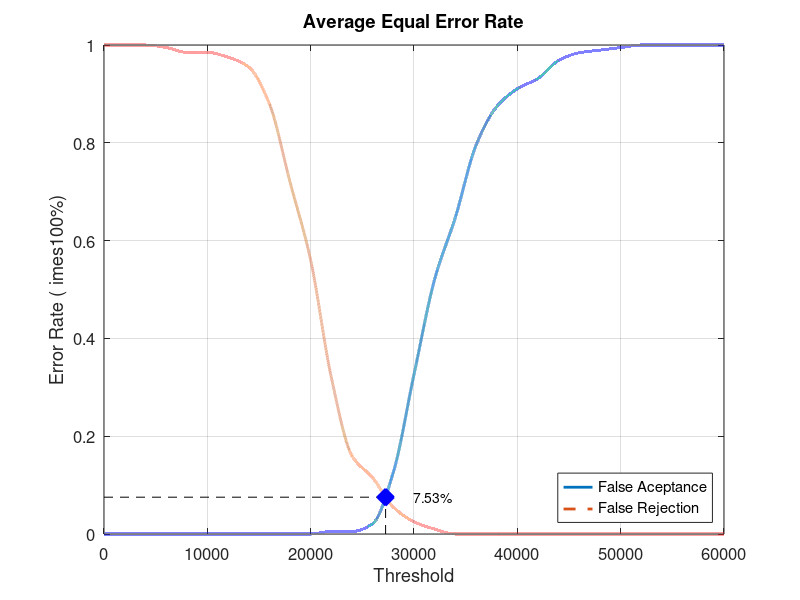
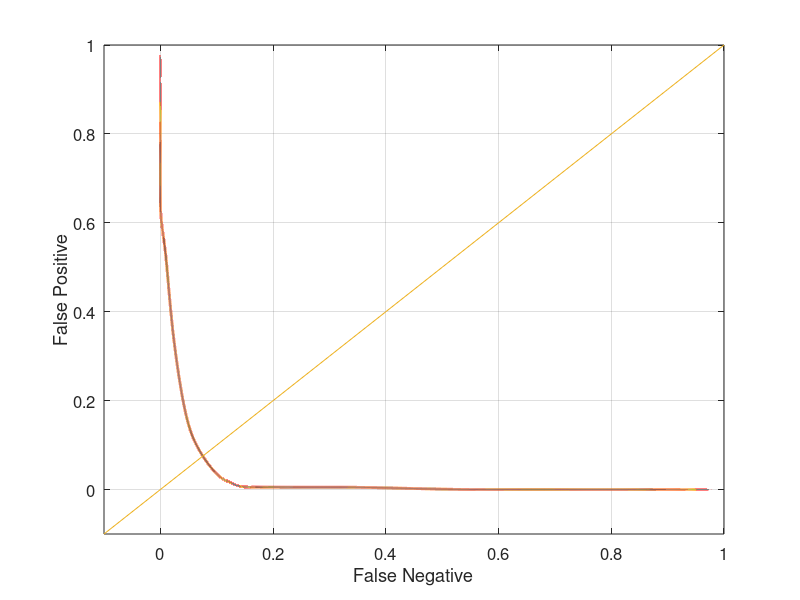

Write MATLAB code to recreate these figures, in order.
close all;
clear;
clc;
x = 0:2000:60000;
xq = 0:0.5:60000;

y0 = [0 0 0 0 0 0 0 0 0 0 0 0.00526316 0.00526316 0.0210526 0.126316 0.326316 0.521053 0.647368 0.794737 0.873684 0.910526 0.931579 0.968421 0.984211 0.989474 0.994737 1 1 1 1 1]
yy0 = interp1(x, y0, xq, 'pchip');
y1 = [1 1 1 0.995 0.985 0.985 0.975 0.955 0.88 0.72 0.56 0.32 0.16 0.115 0.055 0.025 0.01 0 0 0 0 0 0 0 0 0 0 0 0 0 0]
yy1 = interp1(x, y1, xq, 'pchip');

% Calculating EER: 
y2 = abs(y0 - y1);
find(y2 == min(y2))
yy2 = abs(yy0 - yy1);
xEER = find(yy2 == min(yy2));
xEERIndex = xq(xEER) % X-axis EER
yEER = yy0(xEER) % Y-axis EER

main = figure
plot(xq, yy0,'-','LineWidth', 2);	hold on
plot(xq, yy1,'--','LineWidth', 2);	hold on
plot([xEERIndex xEERIndex], [0 yEER], 'k--');	hold on
plot([0 xEERIndex], [yEER yEER], 'k--');	hold on
plot(xEERIndex, yEER, 'bx', 'LineWidth', 10);	hold on
text(xEERIndex + 10 * xEERIndex / 100, yEER, [num2str(round((10000 * yEER)) / 100) '%'])
legend('False Aceptance', 'False Rejection', 'Location', 'SouthEast')
xlabel('Threshold')
ylabel('Error Rate (	imes100%)')
title('Average Equal Error Rate')
set(gca, 'FontSize', 12)
axis([0 60000 0 1])
grid on

print(main, 'Database4_1Main', '-dpng');
FNRxFPR = figure('Color', [1 1 1]);
plot(yy1, yy0, '-', yy1, yy0, 'LineWidth', 2);
hold on
y = -0.1:0.1:1
plot(y, y); 
set(gca, 'FontSize', 12)
xlabel('False Negative')
ylabel('False Positive')
axis([-0.1 1 -0.1 1])
set(gca, 'FontSize', 12)
grid on

print(FNRxFPR, 'Database4_1FNRxFPR','-dpng');
